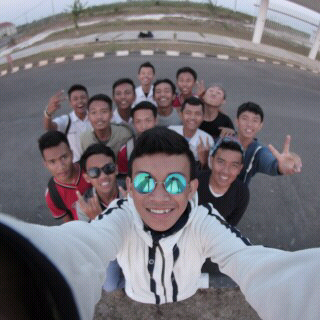
%> input picture aae.jpg, 320 x 320 px
$ octave tepicanny.m   (GNU Octave 9; MATLAB toolbox functions it lacks are replaced by stand-ins)
%> lines starting %> are read from the running program, lines starting %| are printed output that depends on the picture
i = imread('D:/Kelompok3/aae.jpg');
%> i is the input picture: size 320x320x3 uint8; mean R, G, B 117.3, 113.3, 119.5
gray = rgb2gray(i);
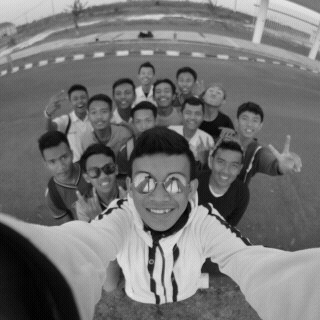
%> gray: size 320x320 uint8; min 0, max 235, mean 115.2
canny  = edge(gray,'canny');
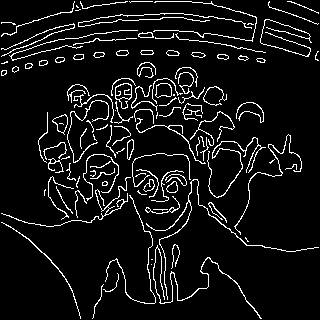
%> canny: size 320x320 logical; 7.6% white in thin lines or dots
subplot(1,1,1);
imshow(canny);
title('tepi canny');
